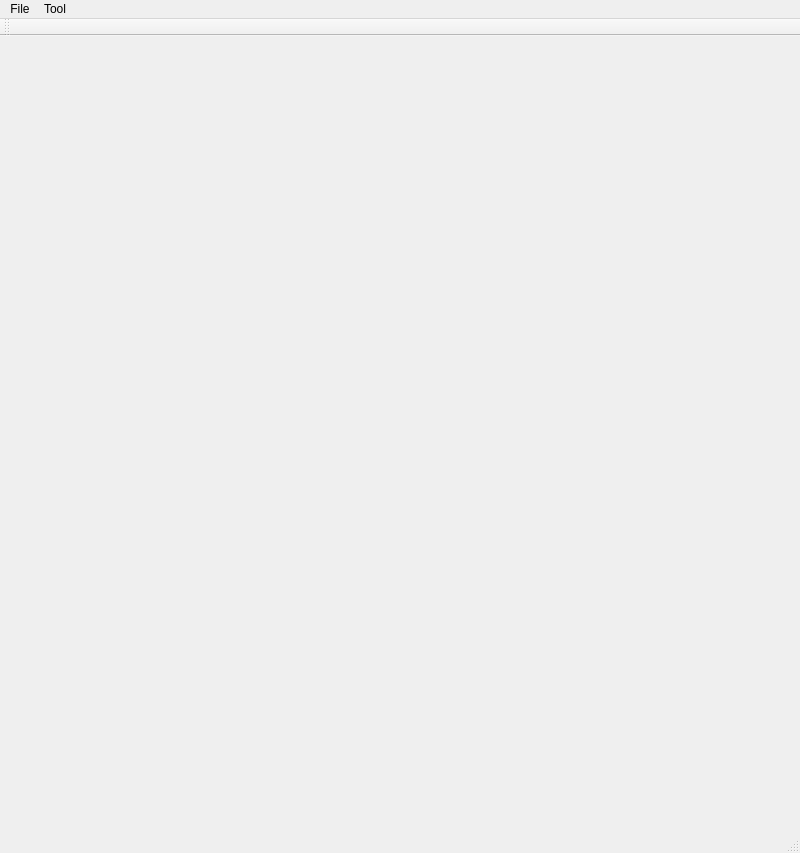
<?xml version="1.0" encoding="UTF-8"?>
<ui version="4.0">
 <class>MainWindowClass</class>
 <widget class="QMainWindow" name="MainWindowClass">
  <property name="geometry">
   <rect>
    <x>0</x>
    <y>0</y>
    <width>800</width>
    <height>853</height>
   </rect>
  </property>
  <property name="windowTitle">
   <string>CMP Data Viewer</string>
  </property>
  <widget class="QWidget" name="centralWidget"/>
  <widget class="QMenuBar" name="menuBar">
   <property name="geometry">
    <rect>
     <x>0</x>
     <y>0</y>
     <width>800</width>
     <height>21</height>
    </rect>
   </property>
   <widget class="QMenu" name="menuFile">
    <property name="title">
     <string>File</string>
    </property>
    <addaction name="actionOpen"/>
    <addaction name="separator"/>
    <addaction name="actionExit"/>
   </widget>
   <widget class="QMenu" name="menuTool">
    <property name="title">
     <string>Tool</string>
    </property>
    <addaction name="actionFixXML"/>
   </widget>
   <addaction name="menuFile"/>
   <addaction name="menuTool"/>
  </widget>
  <widget class="QToolBar" name="mainToolBar">
   <attribute name="toolBarArea">
    <enum>TopToolBarArea</enum>
   </attribute>
   <attribute name="toolBarBreak">
    <bool>false</bool>
   </attribute>
  </widget>
  <widget class="QStatusBar" name="statusBar"/>
  <action name="actionOpen">
   <property name="text">
    <string>Open</string>
   </property>
  </action>
  <action name="actionExit">
   <property name="text">
    <string>Exit</string>
   </property>
  </action>
  <action name="actionFixXML">
   <property name="text">
    <string>Fix XML</string>
   </property>
  </action>
 </widget>
 <layoutdefault spacing="6" margin="11"/>
 <resources>
  <include location="MainWindow.qrc"/>
 </resources>
 <connections/>
</ui>
